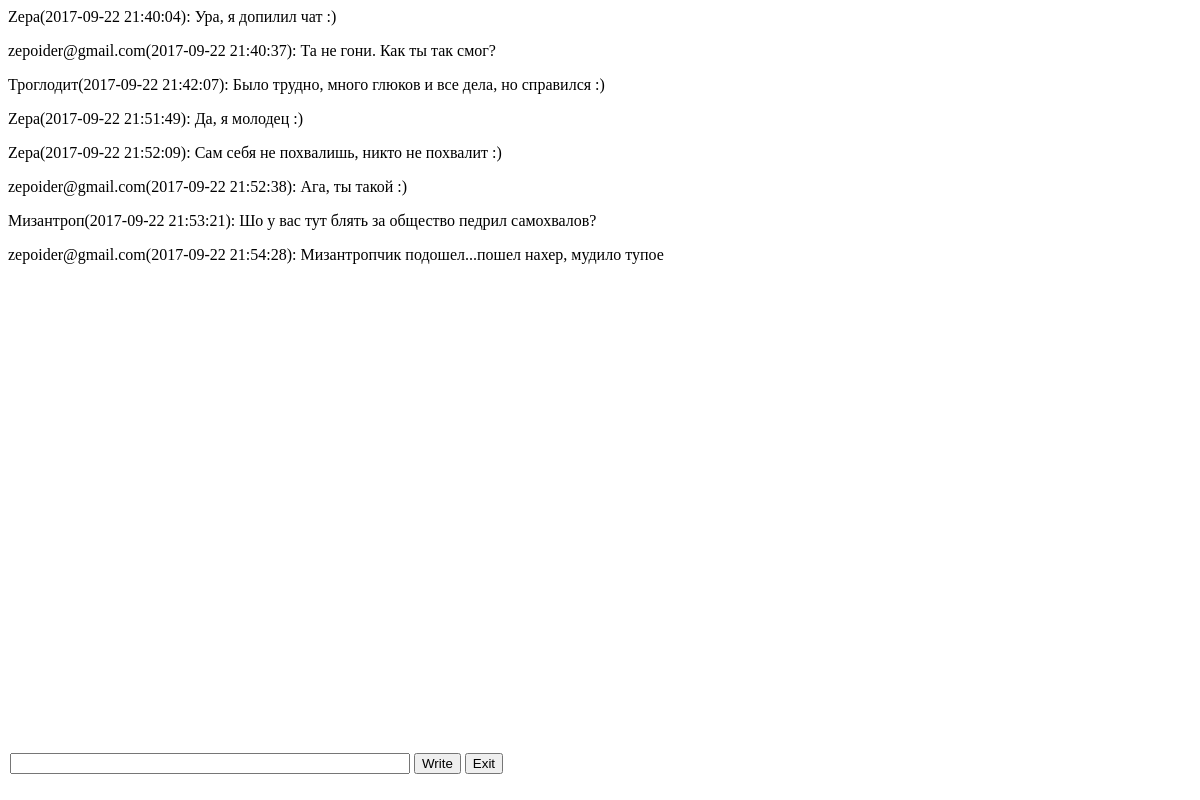
Screenshot of /chat_page.php with the database file from the repository.
### tables this page shows
CREATE TABLE `message` (
  `id` int(11) NOT NULL,
  `message` text NOT NULL,
  `user_id` int(11) NOT NULL,
  `time` timestamp NOT NULL
);

CREATE TABLE `chat_user` (
  `id` int(11) NOT NULL,
  `name` varchar(255) NOT NULL,
  `status` int(5) NOT NULL
);

### chat_page.php (the view, shortened to what this page needs)
<?php
$user = mysqli_connect('localhost', 'root', '', 'php_task');
$chat_draw_querry = "SELECT * FROM message";
$chat_draw = mysqli_query($user, $chat_draw_querry);
while ($chat_draw_array = mysqli_fetch_assoc($chat_draw))
{
    $id_message = $chat_draw_array['user_id'];
    $check_user_querrry = "SELECT * FROM chat_user WHERE id = '".$id_message."'";
    $adduser = mysqli_query($user, $check_user_querrry);
    $user_value = mysqli_fetch_assoc($adduser);
    $name_user = $user_value['name'];
    echo '<p>'.$name_user.'('.$chat_draw_array['time'].'): '.$chat_draw_array['message'].'</p>';
}
?>
<!DOCTYPE html>
<html>
<head>
    <link rel="stylesheet" href="main.css">
</head>
<body>
<form action="chat_page.php" method="post" id="chat-form">
    <input type="text" name="chat_enter" id="chat-enter">
    <input type="submit" name="write" value="Write" id="chat-submit">
    <input type="submit" name="exit" value="Exit" id="chat-exit">
</form>
</body>
</html>

### main.css (style rules this page uses)
#chat-form { position: fixed; bottom: 10px; left: 10px; }
#chat-enter { width: 400px; }

### rows the page displays
message: chat_user.name "Zepa", time "2017-09-22 21:40:04", message "Ура, я допилил чат :)"
message: chat_user.name "zepoider@gmail.com", time "2017-09-22 21:40:37", message "Та не гони. Как ты так смог?"
message: chat_user.name "Троглодит", time "2017-09-22 21:42:07", message "Было трудно, много глюков и все дела, но справился :)"
message: chat_user.name "Zepa", time "2017-09-22 21:51:49", message "Да, я молодец :)"
message: chat_user.name "Zepa", time "2017-09-22 21:52:09", message "Сам себя не похвалишь, никто не похвалит :)"
message: chat_user.name "zepoider@gmail.com", time "2017-09-22 21:52:38", message "Ага, ты такой :)"
message: chat_user.name "Мизантроп", time "2017-09-22 21:53:21", message "Шо у вас тут блять за общество педрил самохвалов?"
message: chat_user.name "zepoider@gmail.com", time "2017-09-22 21:54:28", message "Мизантропчик подошел...пошел нахер, мудило тупое"
